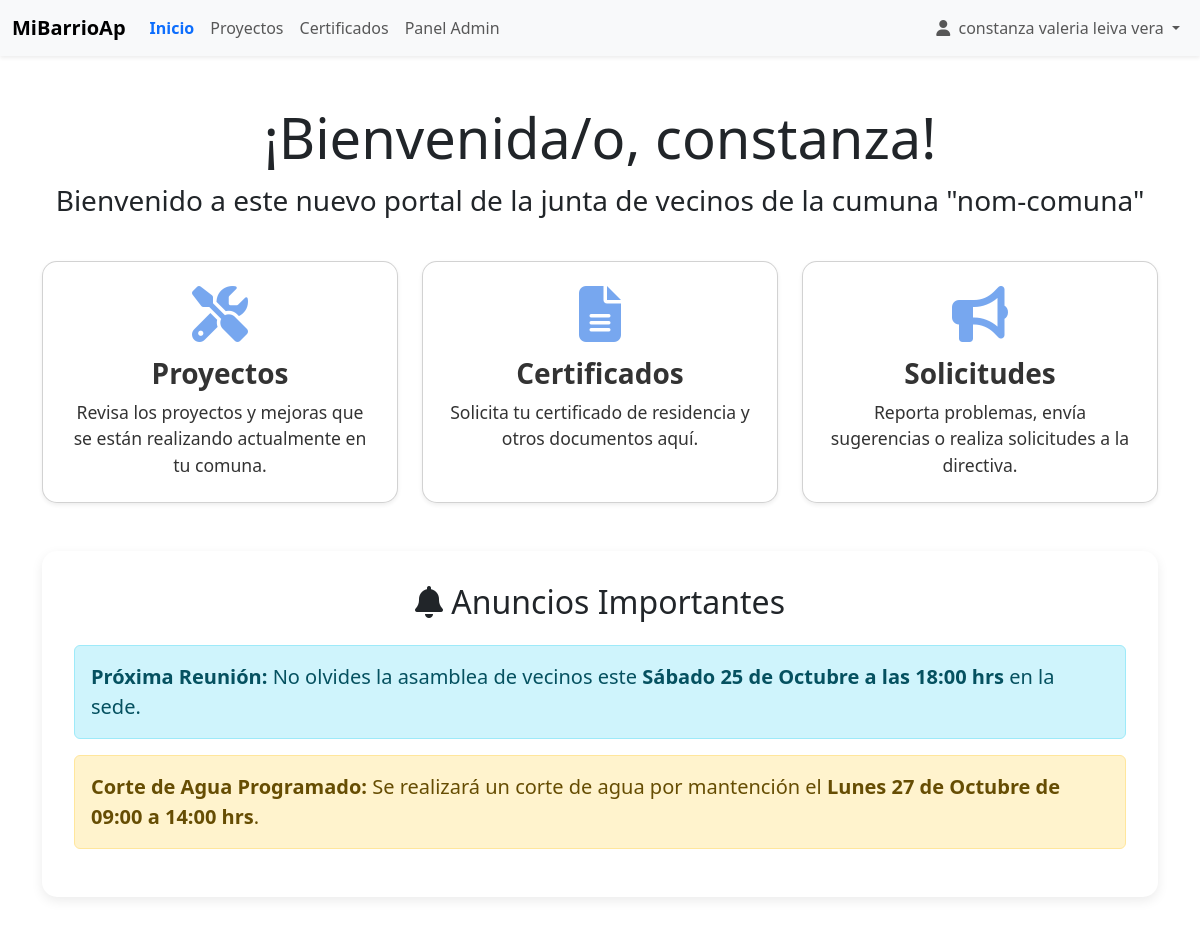
/index.php (signed in), run on the app's committed database.
### tables this page shows
CREATE TABLE `usuarios` (
  `id_us` int(11) NOT NULL,
  `nombre_completo` varchar(150) NOT NULL,
  `fecha_nacimiento` date NOT NULL,
  `rut` varchar(20) NOT NULL,
  `telefono` int(11) DEFAULT NULL,
  `email` varchar(40) NOT NULL,
  `nombre_calle` varchar(40) DEFAULT NULL,
  `numero_casa` int(11) DEFAULT NULL,
  `clave` varchar(40) DEFAULT NULL,
  `id_rol` int(11) NOT NULL,
  `id_comuna` int(11) NOT NULL,
  `id_provincia` int(11) NOT NULL,
  `id_pais` int(11) NOT NULL,
  `id_region` int(11) DEFAULT NULL
);

### lib/lib-sesion-datos.php (called while the page is built, shortened)
<?php
require_once("lib-conexion.php");
$idUsuario = $_SESSION['id_us'] ?? null;
if ($idUsuario) {
    $stmt = $conexion->prepare("
        SELECT
            u.id_us, u.nombre_completo, u.fecha_nacimiento, u.rut, u.email,
            u.telefono, u.nombre_calle,
            p.nombre AS pais,
            c.comuna,
            pr.nom_provincia AS provincia,
            r.nombre_region AS region,
            ro.nombre_rol AS rol,
            u.id_rol
        FROM usuarios u
        JOIN pais p       ON p.id_pais = u.id_pais
        JOIN comuna c     ON c.id_comuna = u.id_comuna
        JOIN provincia pr ON pr.id_provincia = u.id_provincia
        JOIN region r     ON r.id_region = u.id_region
        JOIN roles ro     ON ro.id_rol = u.id_rol
        WHERE u.id_us = ?
    ");
    $stmt->bind_param("i", $idUsuario);
    $stmt->execute();
    $resultado = $stmt->get_result();
    $usuario = $resultado->fetch_assoc();
} else {
    $usuario = null;
}
function panelPorRol(?int $rol): ?array {
    if ($rol === 1) return ["Panel-admin.php", "Panel Admin"];
    return null;
}
?>

### index.php (the view, shortened to what this page needs)
<?php
require_once("lib/lib-sesion-datos.php");
?>
<!DOCTYPE html>
<html lang="es">
<head>
    <link href="https://cdn.jsdelivr.net/npm/bootstrap@5.3.8/dist/css/bootstrap.min.css" rel="stylesheet">
    <link href="css/estilo-index.css" rel="stylesheet">
    <link rel="stylesheet" href="https://cdnjs.cloudflare.com/ajax/libs/font-awesome/6.5.0/css/all.min.css">
</head>
<body>
<?php
include("menu.php");
?>
<div class="container mt-5 mb-5">
    <div class="row mb-4">
        <div class="col-12 text-center">
            <?php if ($usuario): ?>
                <h1 class="display-4">¡Bienvenida/o, <?php echo htmlspecialchars(explode(' ', $usuario['nombre_completo'])[0]); ?>!</h1>
                <p class="lead fs-3">Bienvenido a este nuevo portal de la junta de vecinos de la cumuna "nom-comuna"</p>
            <?php else: ?>
                <h1 class="display-4">Bienvenido a MiBarrioAp</h1>
                <p class="lead fs-3">El portal digital de tu junta de vecinos. Por favor Inicie sesión para comenzar su nueva experiencia en tu junta de vecinos.</p>
            <?php endif; ?>
        </div>
    </div>
    <?php if ($usuario):  ?>
    <div class="row g-4 mb-5">
        <div class="col-lg-4 col-md-6">
            <a href="proyectos.php" class="card card-portal text-center shadow-sm">
                <div class="card-body p-4">
                    <i class="fas fa-tools"></i>
                    <h2 class="card-title">Proyectos</h2>
                    <p class="card-text">Revisa los proyectos y mejoras que se están realizando actualmente en tu comuna.</p>
                </div>
            </a>
        </div>
        <div class="col-lg-4 col-md-6">
            <a href="certificados.php" class="card card-portal text-center shadow-sm">
                <div class="card-body p-4">
                    <i class="fas fa-file-alt"></i>
                    <h2 class="card-title">Certificados</h2>
                    <p class="card-text">Solicita tu certificado de residencia y otros documentos aquí.</p>
                </div>
            </a>
        </div>
        <div class="col-lg-4 col-md-12"> <a href="solicitudes.php" class="card card-portal text-center shadow-sm">
                <div class="card-body p-4">
                    <i class="fas fa-bullhorn"></i>
                    <h2 class="card-title">Solicitudes</h2>
                    <p class="card-text">Reporta problemas, envía sugerencias o realiza solicitudes a la directiva.</p>
                </div>
            </a>
        </div>
    </div> <div class="row">
        <div class="col-12">
            <div class="seccion-anuncios">
                <h2 class="text-center mb-4"><i class="fas fa-bell"></i> Anuncios Importantes</h2>
                <div class="alert alert-info fs-5" role="alert">
                    <strong>Próxima Reunión:</strong> No olvides la asamblea de vecinos este <strong>Sábado 25 de Octubre a las 18:00 hrs</strong> en la sede.
                </div>
                <div class="alert alert-warning fs-5" role="alert">
                    <strong>Corte de Agua Programado:</strong> Se realizará un corte de agua por mantención el <strong>Lunes 27 de Octubre de 09:00 a 14:00 hrs</strong>.
                </div>
            </div>
        </div>
    </div> <?php endif;  ?>
</div> <script src="https://cdn.jsdelivr.net/npm/bootstrap@5.3.8/dist/js/bootstrap.bundle.min.js"></script>
</body>
</html>

### menu.php (shortened to what this page needs)
<?php
require_once("lib/lib-sesion-datos.php");
$current_page = basename($_SERVER['PHP_SELF']);
$panel = panelPorRol($usuario['id_rol'] ?? null);
$es_panel_admin = ($panel && $current_page == 'Panel-admin.php');
?>
<nav class="navbar navbar-expand-lg bg-body-tertiary shadow-sm">
  <div class="container-fluid">
    <a class="navbar-brand fw-bold" href="index.php">MiBarrioAp</a>
    <div class="collapse navbar-collapse" id="navbarNav">
      <ul class="navbar-nav me-auto mb-2 mb-lg-0">
        <li class="nav-item">
          <a class="nav-link <?= ($current_page == 'index.php') ? 'active' : ''; ?>" href="index.php">Inicio</a>
        </li>
        <li class="nav-item">
          <a class="nav-link <?= ($current_page == 'proyectos.php' || $current_page == 'crear-proyecto.php') ? 'active' : ''; ?>" href="proyectos.php">Proyectos</a>
        </li>
        <li class="nav-item">
          <a class="nav-link <?= ($current_page == 'certificados.php') ? 'active' : ''; ?>" href="certificados.php">Certificados</a>
        </li>
        <?php
        if ($panel):
        ?>
            <li class="nav-item">
              <a class="nav-link <?= ($es_panel_admin ) ? 'active' : ''; ?>" href="<?= htmlspecialchars($panel[0]); ?>">
                <?= htmlspecialchars($panel[1]); ?>
              </a>
            </li>
        <?php endif; ?>
      </ul>
      <ul class="navbar-nav ms-auto mb-2 mb-lg-0">
        <?php if ($usuario): ?>
          <li class="nav-item dropdown">
            <a class="nav-link dropdown-toggle" href="#" id="navbarDropdownUser" role="button" data-bs-toggle="dropdown" aria-expanded="false">
              <i class="fas fa-user me-1"></i> <?= htmlspecialchars($usuario['nombre_completo']); ?>
            </a>
          </li>
        <?php endif; ?>
      </ul>
    </div> </div> </nav>

### css/estilo-index.css (style rules this page uses)
.card-portal { text-decoration: none; color: #333; border-radius: 15px; box-shadow: 0 4px 12px rgba(0,0,0,0.08); transition: all 0.3s ease; height: 100%; }
.card-portal i { font-size: 3.5rem; margin-bottom: 15px; color: #5591ebcc; }
.card-portal .card-title { font-size: 1.75rem; font-weight: 600; }
.card-portal .card-text { font-size: 1.1rem; }
.seccion-anuncios { background-color: #fff; border-radius: 15px; padding: 2rem; box-shadow: 0 4px 12px rgba(0,0,0,0.08); }

### menu.php (style rules this page uses)
.navbar-nav .nav-link.active { font-weight: bold; color: #0d6efd !important; }

### data on the page
usuarios: id_rol "Panel Admin", nombre_completo "constanza valeria leiva vera", nombre_completo "constanza"
